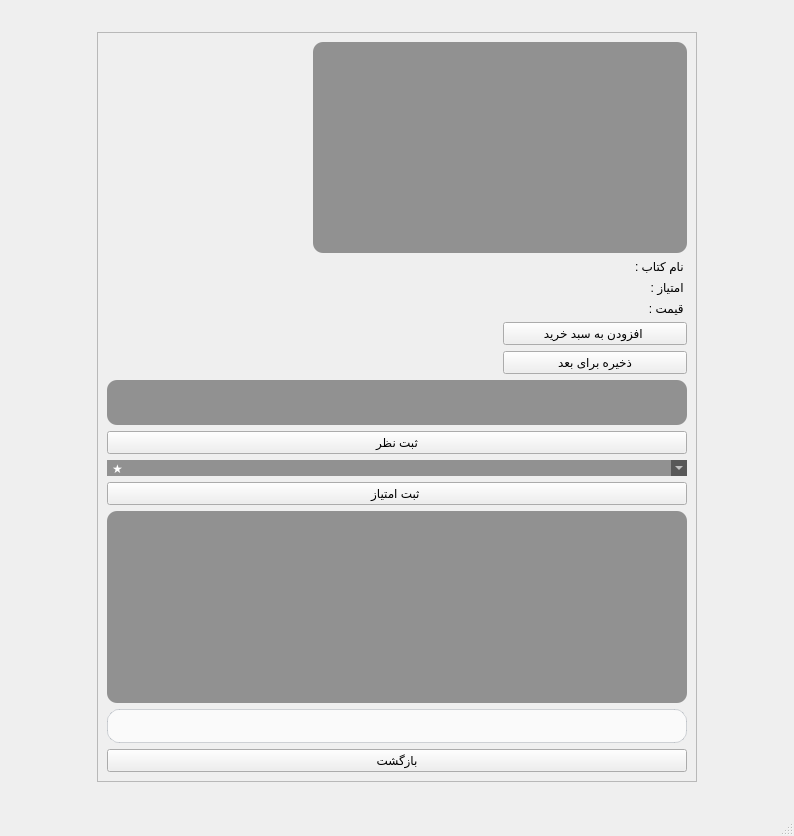
<?xml version="1.0" encoding="UTF-8"?>
<ui version="4.0">
 <class>BookDetailsWindow_c</class>
 <widget class="QMainWindow" name="BookDetailsWindow_c">
  <property name="geometry">
   <rect>
    <x>0</x>
    <y>0</y>
    <width>794</width>
    <height>836</height>
   </rect>
  </property>
  <property name="windowTitle">
   <string>MainWindow</string>
  </property>
  <widget class="QWidget" name="centralwidget">
   <property name="styleSheet">
    <string notr="true">#centralwidget {
    border-image: url(:/wallhaven-49kq3d.jpg) 0 0 0 0 stretch stretch;
}</string>
   </property>
   <layout class="QGridLayout" name="gridLayout_2">
    <item row="0" column="2">
     <spacer name="verticalSpacer_2">
      <property name="orientation">
       <enum>Qt::Vertical</enum>
      </property>
      <property name="sizeHint" stdset="0">
       <size>
        <width>20</width>
        <height>7</height>
       </size>
      </property>
     </spacer>
    </item>
    <item row="1" column="0">
     <spacer name="horizontalSpacer">
      <property name="orientation">
       <enum>Qt::Horizontal</enum>
      </property>
      <property name="sizeHint" stdset="0">
       <size>
        <width>76</width>
        <height>20</height>
       </size>
      </property>
     </spacer>
    </item>
    <item row="1" column="1" colspan="2">
     <widget class="QScrollArea" name="scrollArea">
      <property name="minimumSize">
       <size>
        <width>600</width>
        <height>750</height>
       </size>
      </property>
      <property name="maximumSize">
       <size>
        <width>600</width>
        <height>900</height>
       </size>
      </property>
      <property name="styleSheet">
       <string notr="true">QScrollArea {
    background-color: rgba(255, 255, 255, 50); 
    border-radius: 20px;
    border: 1px solid rgba(255, 255, 255, 150);
}

QScrollArea &gt; QWidget &gt; QWidget,
#scrollAreaWidgetContents {
    background-color: transparent;
}

QPushButton {
    background-color: #2c3e50;
    color: #ffffff;
    border: none;
    border-radius: 12px;
    padding: 10px;
    font-family: &quot;Vazirmatn&quot;, &quot;Segoe UI&quot;, &quot;Tahoma&quot;;
    font-size: 15px;
    font-weight: bold;
}

QPushButton:hover {
    background-color: #34495e; 
    color: #d4af37;
    font-weight: bold;
}

QPushButton:pressed {
    background-color: #1a252f;
}

QLabel {
    color: #2c3e50;
    font-family: &quot;Vazirmatn&quot;, &quot;Segoe UI&quot;, &quot;Tahoma&quot;;
    font-size: 18px;
    font-weight: bold; 
    background: transparent;
}

QListWidget, QTextEdit, QComboBox {
    background-color: rgba(255, 255, 255, 150);
    color: #2c3e50;
    border: 1px solid rgba(44, 62, 80, 50);
    border-radius: 10px;
    padding: 5px;
    font-family: &quot;Vazirmatn&quot;, &quot;Segoe UI&quot;, &quot;Tahoma&quot;;
    font-weight: bold;
}

QTextEdit:focus, QComboBox:focus {
    border: 2px solid #2c3e50;
    background-color: #ffffff;
}

QListWidget::item {
    padding: 8px;
    color: #2c3e50;
    border-radius: 6px;
}

QListWidget::item:hover {
    background-color: rgba(44, 62, 80, 20);
}

QListWidget::item:selected {
    background-color: #2c3e50;
    color: #ffffff;
}</string>
      </property>
      <property name="widgetResizable">
       <bool>true</bool>
      </property>
      <widget class="QWidget" name="scrollAreaWidgetContents_2">
       <property name="geometry">
        <rect>
         <x>0</x>
         <y>0</y>
         <width>598</width>
         <height>748</height>
        </rect>
       </property>
       <layout class="QGridLayout" name="gridLayout">
        <item row="4" column="2">
         <widget class="QPushButton" name="addToCartButton">
          <property name="text">
           <string>افزودن به سبد خرید </string>
          </property>
         </widget>
        </item>
        <item row="3" column="2">
         <widget class="QLabel" name="priceLabel">
          <property name="text">
           <string> قیمت :   </string>
          </property>
         </widget>
        </item>
        <item row="2" column="2">
         <widget class="QLabel" name="ratingLabel">
          <property name="text">
           <string> امتیاز :    </string>
          </property>
         </widget>
        </item>
        <item row="6" column="0" colspan="3">
         <widget class="QTextEdit" name="newReviewTextEdit">
          <property name="minimumSize">
           <size>
            <width>0</width>
            <height>0</height>
           </size>
          </property>
          <property name="maximumSize">
           <size>
            <width>16777215</width>
            <height>45</height>
           </size>
          </property>
          <property name="styleSheet">
           <string notr="true">background-color: rgba(0, 0, 0, 100);
border-radius: 10px;
color: white;</string>
          </property>
         </widget>
        </item>
        <item row="1" column="2">
         <widget class="QLabel" name="bookNameLabel">
          <property name="styleSheet">
           <string notr="true"/>
          </property>
          <property name="text">
           <string> نام کتاب :   </string>
          </property>
         </widget>
        </item>
        <item row="0" column="1" colspan="2">
         <widget class="QTextEdit" name="descriptionTextEdit">
          <property name="minimumSize">
           <size>
            <width>0</width>
            <height>20</height>
           </size>
          </property>
          <property name="styleSheet">
           <string notr="true">background-color: rgba(0, 0, 0, 100);
border-radius: 10px;
color: white;</string>
          </property>
          <property name="readOnly">
           <bool>true</bool>
          </property>
         </widget>
        </item>
        <item row="0" column="0" rowspan="6">
         <widget class="QLabel" name="coverImageLabel">
          <property name="minimumSize">
           <size>
            <width>200</width>
            <height>280</height>
           </size>
          </property>
          <property name="maximumSize">
           <size>
            <width>200</width>
            <height>280</height>
           </size>
          </property>
          <property name="styleSheet">
           <string notr="true">
border-radius: 8px;</string>
          </property>
          <property name="text">
           <string/>
          </property>
         </widget>
        </item>
        <item row="5" column="2">
         <widget class="QPushButton" name="saveBookButton">
          <property name="text">
           <string>ذخیره برای بعد</string>
          </property>
         </widget>
        </item>
        <item row="7" column="0" colspan="3">
         <layout class="QVBoxLayout" name="verticalLayout">
          <item>
           <widget class="QPushButton" name="submitReviewButton">
            <property name="text">
             <string>ثبت نظر</string>
            </property>
           </widget>
          </item>
          <item>
           <widget class="QComboBox" name="ratingComboBox">
            <property name="styleSheet">
             <string notr="true">background-color: rgba(0, 0, 0, 100);
border-radius: 10px;
color: white;</string>
            </property>
            <item>
             <property name="text">
              <string>★</string>
             </property>
            </item>
            <item>
             <property name="text">
              <string>★★</string>
             </property>
            </item>
            <item>
             <property name="text">
              <string>★★★</string>
             </property>
            </item>
            <item>
             <property name="text">
              <string>★★★★</string>
             </property>
            </item>
            <item>
             <property name="text">
              <string>★★★★★</string>
             </property>
            </item>
           </widget>
          </item>
          <item>
           <widget class="QPushButton" name="submitRatingButton">
            <property name="text">
             <string>ثبت امتیاز </string>
            </property>
           </widget>
          </item>
          <item>
           <widget class="QListWidget" name="reviewsListWidget">
            <property name="maximumSize">
             <size>
              <width>16777215</width>
              <height>200</height>
             </size>
            </property>
            <property name="styleSheet">
             <string notr="true">background-color: rgba(0, 0, 0, 100);
border-radius: 10px;
color: white;</string>
            </property>
           </widget>
          </item>
          <item>
           <widget class="QLabel" name="statusLabel">
            <property name="styleSheet">
             <string notr="true">    background-color: rgba(255, 255, 255, 170);
    color: #2c3e50; 
    border: 1px solid rgba(44, 62, 80, 50);
    border-radius: 12px;
    padding: 8px 12px; 
    font-family: &quot;Segoe UI&quot;, &quot;Tahoma&quot;;
    font-size: 14px; 
    font-weight: bold;</string>
            </property>
            <property name="text">
             <string/>
            </property>
           </widget>
          </item>
          <item>
           <widget class="QPushButton" name="backButton">
            <property name="text">
             <string>بازگشت</string>
            </property>
           </widget>
          </item>
         </layout>
        </item>
       </layout>
      </widget>
     </widget>
    </item>
    <item row="1" column="3">
     <spacer name="horizontalSpacer_2">
      <property name="orientation">
       <enum>Qt::Horizontal</enum>
      </property>
      <property name="sizeHint" stdset="0">
       <size>
        <width>76</width>
        <height>20</height>
       </size>
      </property>
     </spacer>
    </item>
    <item row="2" column="1">
     <spacer name="verticalSpacer">
      <property name="orientation">
       <enum>Qt::Vertical</enum>
      </property>
      <property name="sizeHint" stdset="0">
       <size>
        <width>20</width>
        <height>7</height>
       </size>
      </property>
     </spacer>
    </item>
   </layout>
  </widget>
  <widget class="QMenuBar" name="menubar">
   <property name="geometry">
    <rect>
     <x>0</x>
     <y>0</y>
     <width>794</width>
     <height>25</height>
    </rect>
   </property>
  </widget>
  <widget class="QStatusBar" name="statusbar"/>
 </widget>
 <resources/>
 <connections/>
</ui>
